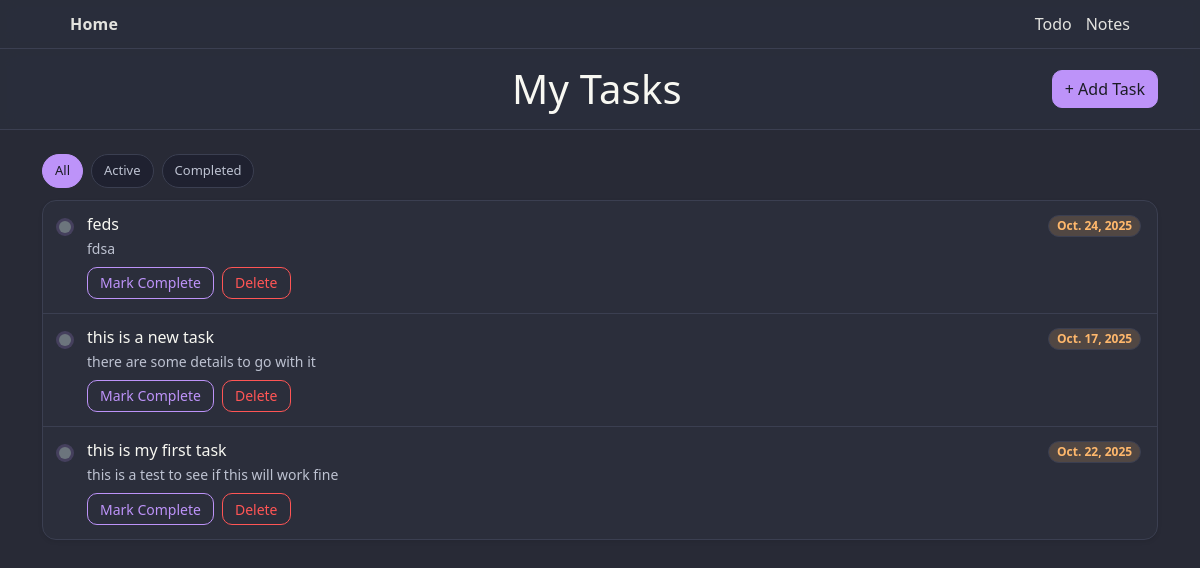
/todo/, run on an earlier commit of the app's database.
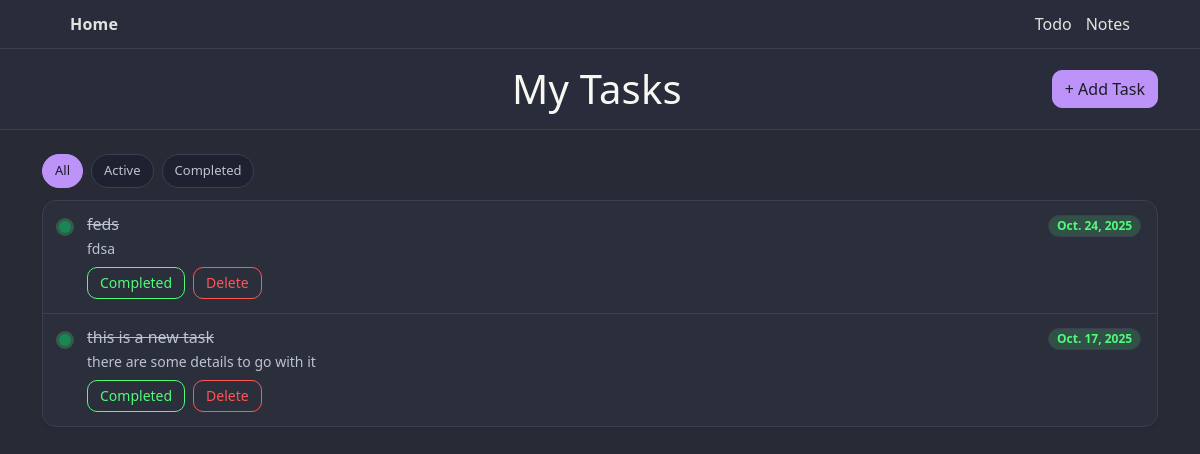
And on a later commit of the database.
### todo/models.py (models this page shows, shortened)
class Tasks(models.Model):
    title = models.CharField(max_length=255)
    details = models.TextField(blank=True)
    is_done = models.BooleanField(default=False)
    due_date = models.DateField(null=True, blank=True)
    created_at = models.DateTimeField(auto_now_add=True)
    completed_at = models.DateTimeField(null=True, blank=True)

### todo/views.py (the view)
# urls.py: path("", views.index, name="index")
def index(request):
    tasks = Tasks.objects.order_by("is_done", "-created_at")
    task_context = {"tasks": tasks}
    return render(request, "todo/index.html", task_context)

### todo/templates/todo/index.html (shortened to what this page needs)
{% extends "todo/layout.html" %}
{% load static %}
{% block style %}
<link rel="stylesheet" href="{% static 'todo/css/index.css' %}">
{% endblock %}
{% block body %}
  <header class="app-header">
    <div class="container py-3 d-flex align-items-center justify-content-between">
      <h1 class="h1 mb-0 app-title text-center flex-grow-1">My Tasks</h1>
      <button class="btn btn-primary btn-icon" data-bs-toggle="modal" data-bs-target="#addTaskModal">
        <span>+ Add Task</span>
      </button>
    </div>
  </header>
  <main class="container py-4">
    {% if tasks %}
      <div class="filter-bar">
        <span class="chip active" data-filter="all">All</span>
        <span class="chip" data-filter="active">Active</span>
        <span class="chip" data-filter="completed">Completed</span>
      </div>
      <div class="tasks-card shadow-sm">
        <ul class="list-group list-group-flush">
          {% for task in tasks %}
            <li class="list-group-item d-flex gap-3 align-items-start task-item {% if task.is_done %}is-done{% endif %}">
              <div class="status-dot flex-shrink-0 {% if task.is_done %}bg-success{% else %}bg-secondary{% endif %}"></div>
              <div class="flex-grow-1">
                <div class="d-flex justify-content-between align-items-start">
                  <h6 class="mb-1 task-title {% if task.is_done %}text-muted{% endif %}">{{ task.title }}</h6>
                  {% if task.due_date %}
                    <span class="badge rounded-pill {% if task.is_done %}badge-soft-success{% else %}badge-soft-warning{% endif %}">{{ task.due_date }}</span>
                  {% endif %}
                </div>
                {% if task.details %}
                  <div class="text-muted small">{{ task.details }}</div>
                {% endif %}
                <div class="task-actions d-flex gap-2 mt-2">
                  {% if task.is_done %}
                    <form method="post" action="{% url 'todo:toggle' task.id %}">
                      <button type="submit" class="btn btn-outline-success btn-sm" id="complete">Completed</button>
                    </form>
                  {% else %}
                    <form method="post" action="{% url 'todo:toggle' task.id %}">
                      <button type="submit" class="btn btn-outline-primary btn-sm" id="not_complete">Mark Complete</button>
                    </form>
                  {% endif %}
                  <form method="post" action="{% url 'todo:delete' task.id %}">
                    <button type="submit" class="btn btn-outline-danger btn-sm" id="delete_task">Delete</button>
                  </form>
                </div>
              </div>
            </li>
          {% endfor %}
        </ul>
      </div>
    {% else %}
      <div class="empty-state">
        <h6 class="mb-1">No tasks yet</h6>
        <p class="mb-3 small">Add your first task to get started.</p>
        <button class="btn btn-primary btn-sm" data-bs-toggle="modal" data-bs-target="#addTaskModal">Add Task</button>
      </div>
    {% endif %}
  </main>
{% endblock %}

What changed in the data, as far as the page shows it:
removed Tasks: is_done False (drawn), title "this is my first task", due_date "Oct. 22, 2025", details "this is a test to see if this will work fine"
changed Tasks "feds": is_done "Mark Complete" → "Completed"
changed Tasks "this is a new task": is_done "Mark Complete" → "Completed"
